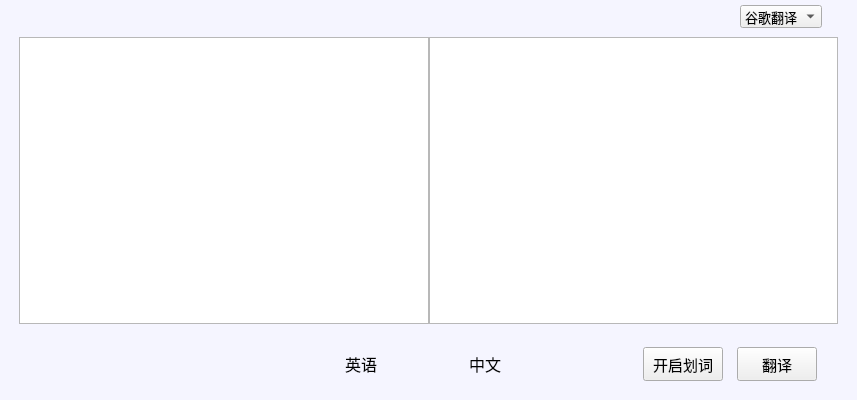
<?xml version="1.0" encoding="UTF-8"?>
<ui version="4.0">
 <class>MainWindow</class>
 <widget class="QMainWindow" name="MainWindow">
  <property name="geometry">
   <rect>
    <x>0</x>
    <y>0</y>
    <width>857</width>
    <height>400</height>
   </rect>
  </property>
  <property name="minimumSize">
   <size>
    <width>500</width>
    <height>300</height>
   </size>
  </property>
  <property name="maximumSize">
   <size>
    <width>1000</width>
    <height>500</height>
   </size>
  </property>
  <property name="font">
   <font>
    <pointsize>10</pointsize>
   </font>
  </property>
  <property name="windowTitle">
   <string notr="true">Tiny Translation</string>
  </property>
  <property name="autoFillBackground">
   <bool>false</bool>
  </property>
  <widget class="QWidget" name="centralwidget">
   <property name="styleSheet">
    <string notr="true">QWidget#centralwidget
{
	background-color:rgb(245,245,255)
}</string>
   </property>
   <layout class="QVBoxLayout" name="verticalLayout_3">
    <property name="spacing">
     <number>0</number>
    </property>
    <property name="leftMargin">
     <number>5</number>
    </property>
    <property name="topMargin">
     <number>5</number>
    </property>
    <property name="rightMargin">
     <number>5</number>
    </property>
    <property name="bottomMargin">
     <number>5</number>
    </property>
    <item>
     <widget class="QWidget" name="widget_4" native="true">
      <property name="minimumSize">
       <size>
        <width>0</width>
        <height>0</height>
       </size>
      </property>
      <layout class="QHBoxLayout" name="horizontalLayout_2">
       <property name="spacing">
        <number>0</number>
       </property>
       <property name="leftMargin">
        <number>0</number>
       </property>
       <property name="topMargin">
        <number>0</number>
       </property>
       <property name="rightMargin">
        <number>0</number>
       </property>
       <property name="bottomMargin">
        <number>0</number>
       </property>
       <item alignment="Qt::AlignRight">
        <widget class="QComboBox" name="API_ComboBox">
         <item>
          <property name="text">
           <string notr="true">谷歌翻译</string>
          </property>
         </item>
         <item>
          <property name="text">
           <string notr="true">有道翻译</string>
          </property>
         </item>
        </widget>
       </item>
       <item>
        <spacer name="horizontalSpacer_5">
         <property name="orientation">
          <enum>Qt::Horizontal</enum>
         </property>
         <property name="sizeType">
          <enum>QSizePolicy::Fixed</enum>
         </property>
         <property name="sizeHint" stdset="0">
          <size>
           <width>30</width>
           <height>20</height>
          </size>
         </property>
        </spacer>
       </item>
      </layout>
     </widget>
    </item>
    <item>
     <widget class="QWidget" name="widget" native="true">
      <layout class="QHBoxLayout" name="horizontalLayout_3">
       <property name="spacing">
        <number>0</number>
       </property>
       <item>
        <spacer name="horizontalSpacer_2">
         <property name="orientation">
          <enum>Qt::Horizontal</enum>
         </property>
         <property name="sizeType">
          <enum>QSizePolicy::Fixed</enum>
         </property>
         <property name="sizeHint" stdset="0">
          <size>
           <width>5</width>
           <height>20</height>
          </size>
         </property>
        </spacer>
       </item>
       <item>
        <widget class="QTextEdit" name="Source_Edit">
         <property name="font">
          <font>
           <pointsize>12</pointsize>
          </font>
         </property>
        </widget>
       </item>
       <item>
        <widget class="QTextEdit" name="Target_Edit">
         <property name="font">
          <font>
           <pointsize>12</pointsize>
          </font>
         </property>
        </widget>
       </item>
       <item>
        <spacer name="horizontalSpacer">
         <property name="orientation">
          <enum>Qt::Horizontal</enum>
         </property>
         <property name="sizeType">
          <enum>QSizePolicy::Fixed</enum>
         </property>
         <property name="sizeHint" stdset="0">
          <size>
           <width>5</width>
           <height>20</height>
          </size>
         </property>
        </spacer>
       </item>
      </layout>
     </widget>
    </item>
    <item>
     <widget class="QWidget" name="widget_2" native="true">
      <property name="sizePolicy">
       <sizepolicy hsizetype="Preferred" vsizetype="Preferred">
        <horstretch>0</horstretch>
        <verstretch>0</verstretch>
       </sizepolicy>
      </property>
      <layout class="QHBoxLayout" name="horizontalLayout" stretch="0,0,0">
       <property name="spacing">
        <number>5</number>
       </property>
       <property name="leftMargin">
        <number>5</number>
       </property>
       <property name="topMargin">
        <number>5</number>
       </property>
       <property name="rightMargin">
        <number>5</number>
       </property>
       <property name="bottomMargin">
        <number>5</number>
       </property>
       <item alignment="Qt::AlignVCenter">
        <widget class="QWidget" name="widget_3" native="true">
         <layout class="QGridLayout" name="gridLayout">
          <item row="0" column="3" alignment="Qt::AlignLeft">
           <widget class="QLabel" name="label_2">
            <property name="font">
             <font>
              <pointsize>12</pointsize>
             </font>
            </property>
            <property name="text">
             <string>中文</string>
            </property>
           </widget>
          </item>
          <item row="0" column="2">
           <widget class="QPushButton" name="SwitchButton">
            <property name="sizePolicy">
             <sizepolicy hsizetype="Preferred" vsizetype="Fixed">
              <horstretch>0</horstretch>
              <verstretch>0</verstretch>
             </sizepolicy>
            </property>
            <property name="minimumSize">
             <size>
              <width>80</width>
              <height>30</height>
             </size>
            </property>
            <property name="maximumSize">
             <size>
              <width>80</width>
              <height>30</height>
             </size>
            </property>
            <property name="styleSheet">
             <string notr="true">border:none;
</string>
            </property>
            <property name="text">
             <string/>
            </property>
            <property name="icon">
             <iconset resource="../Resource/Resource.qrc">
              <normaloff>:/switch.png</normaloff>:/switch.png</iconset>
            </property>
            <property name="iconSize">
             <size>
              <width>80</width>
              <height>30</height>
             </size>
            </property>
           </widget>
          </item>
          <item row="0" column="1" alignment="Qt::AlignRight">
           <widget class="QLabel" name="label">
            <property name="font">
             <font>
              <pointsize>12</pointsize>
             </font>
            </property>
            <property name="text">
             <string>英语</string>
            </property>
           </widget>
          </item>
          <item row="0" column="0">
           <spacer name="horizontalSpacer_4">
            <property name="orientation">
             <enum>Qt::Horizontal</enum>
            </property>
            <property name="sizeType">
             <enum>QSizePolicy::Fixed</enum>
            </property>
            <property name="sizeHint" stdset="0">
             <size>
              <width>190</width>
              <height>20</height>
             </size>
            </property>
           </spacer>
          </item>
          <item row="0" column="4">
           <widget class="QPushButton" name="Switch_Delimit">
            <property name="minimumSize">
             <size>
              <width>80</width>
              <height>34</height>
             </size>
            </property>
            <property name="maximumSize">
             <size>
              <width>80</width>
              <height>34</height>
             </size>
            </property>
            <property name="font">
             <font>
              <pointsize>11</pointsize>
             </font>
            </property>
            <property name="text">
             <string>开启划词</string>
            </property>
           </widget>
          </item>
         </layout>
        </widget>
       </item>
       <item>
        <widget class="QPushButton" name="Translation">
         <property name="enabled">
          <bool>true</bool>
         </property>
         <property name="sizePolicy">
          <sizepolicy hsizetype="Minimum" vsizetype="Fixed">
           <horstretch>0</horstretch>
           <verstretch>0</verstretch>
          </sizepolicy>
         </property>
         <property name="minimumSize">
          <size>
           <width>80</width>
           <height>34</height>
          </size>
         </property>
         <property name="maximumSize">
          <size>
           <width>80</width>
           <height>34</height>
          </size>
         </property>
         <property name="font">
          <font>
           <pointsize>11</pointsize>
           <italic>false</italic>
           <bold>false</bold>
           <underline>false</underline>
           <strikeout>false</strikeout>
           <kerning>true</kerning>
          </font>
         </property>
         <property name="mouseTracking">
          <bool>false</bool>
         </property>
         <property name="text">
          <string>翻译</string>
         </property>
        </widget>
       </item>
       <item>
        <spacer name="horizontalSpacer_3">
         <property name="orientation">
          <enum>Qt::Horizontal</enum>
         </property>
         <property name="sizeType">
          <enum>QSizePolicy::Fixed</enum>
         </property>
         <property name="sizeHint" stdset="0">
          <size>
           <width>30</width>
           <height>20</height>
          </size>
         </property>
        </spacer>
       </item>
      </layout>
      <zorder>Translation</zorder>
      <zorder>horizontalSpacer_3</zorder>
      <zorder>widget_3</zorder>
     </widget>
    </item>
   </layout>
  </widget>
 </widget>
 <resources>
  <include location="../Resource/Resource.qrc"/>
 </resources>
 <connections/>
</ui>
